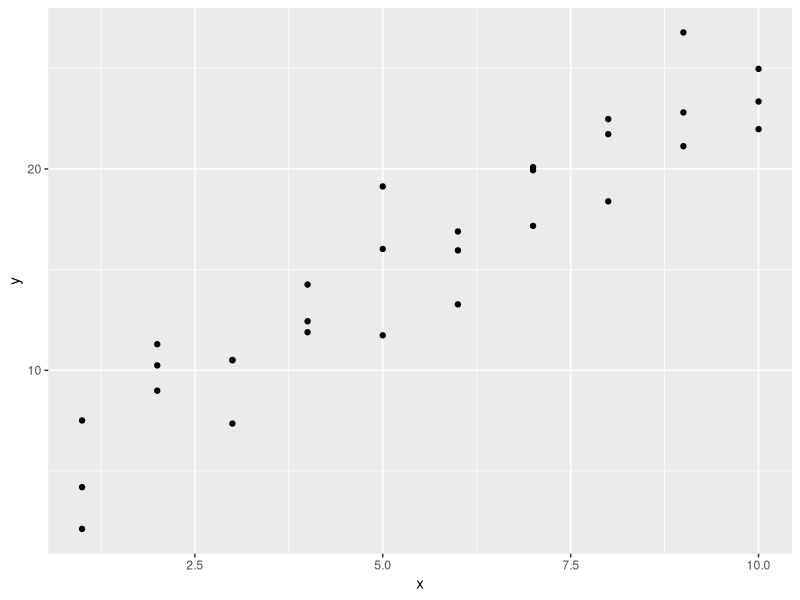
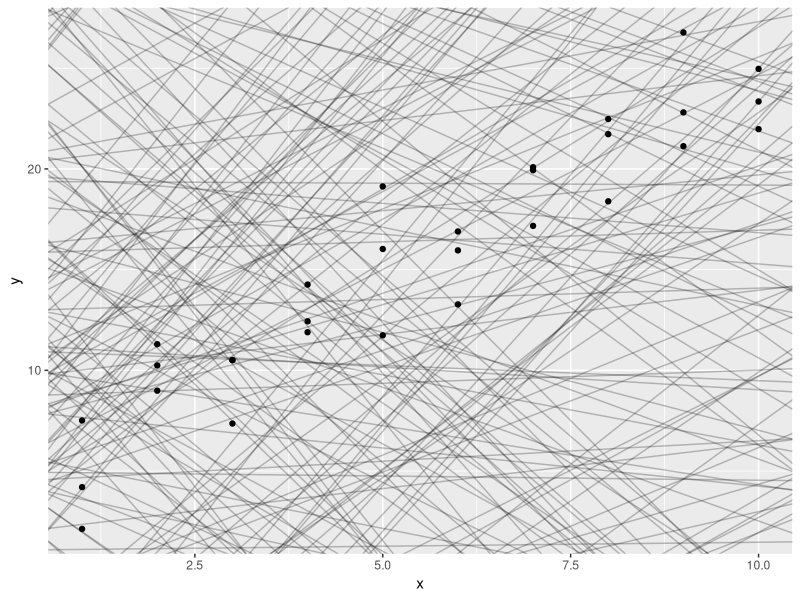
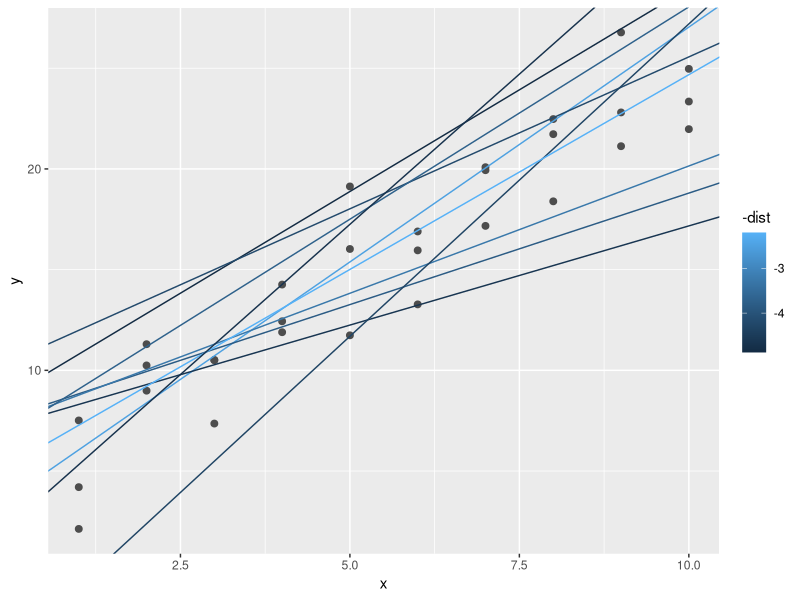
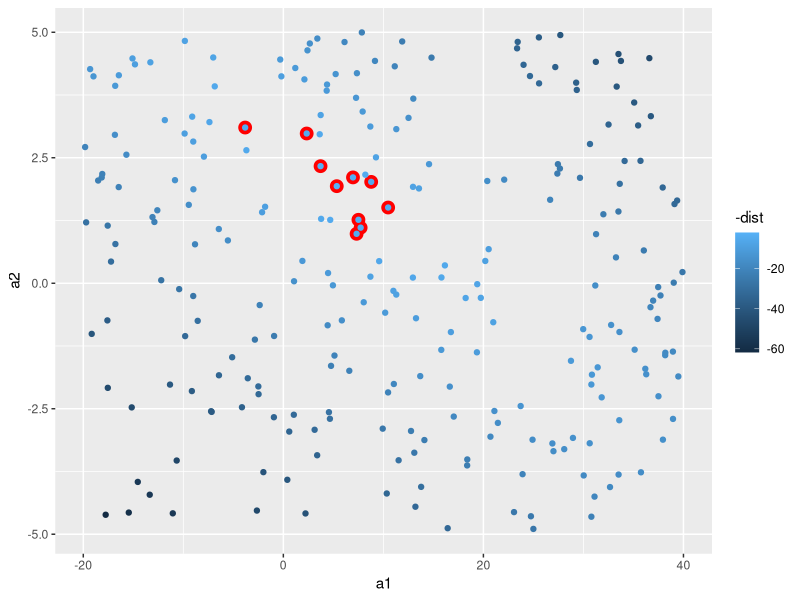
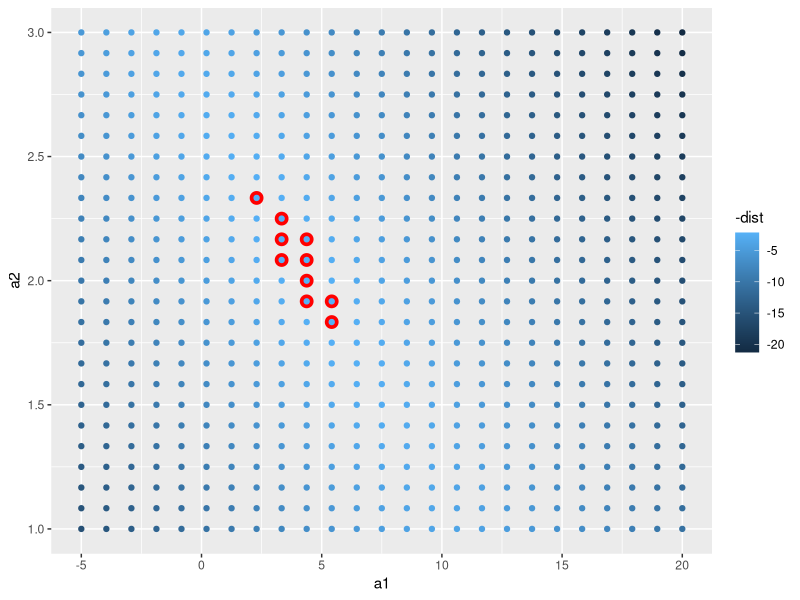
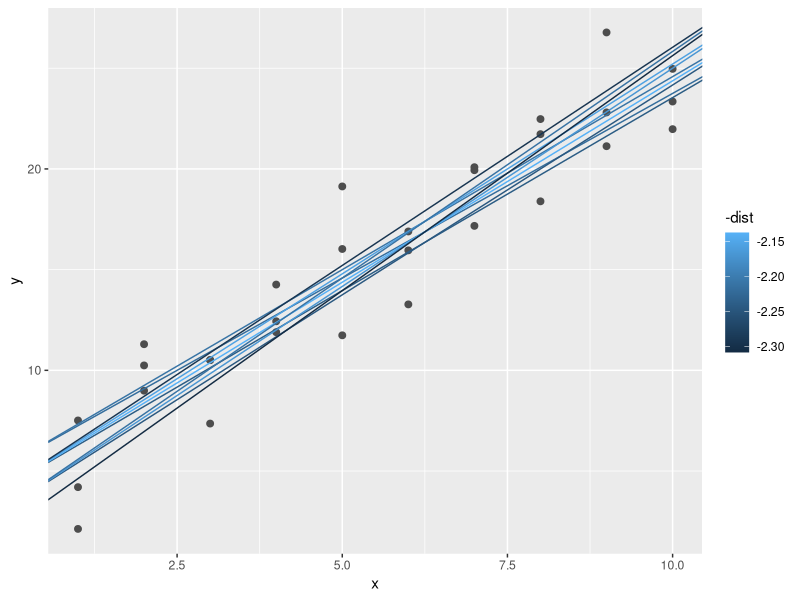
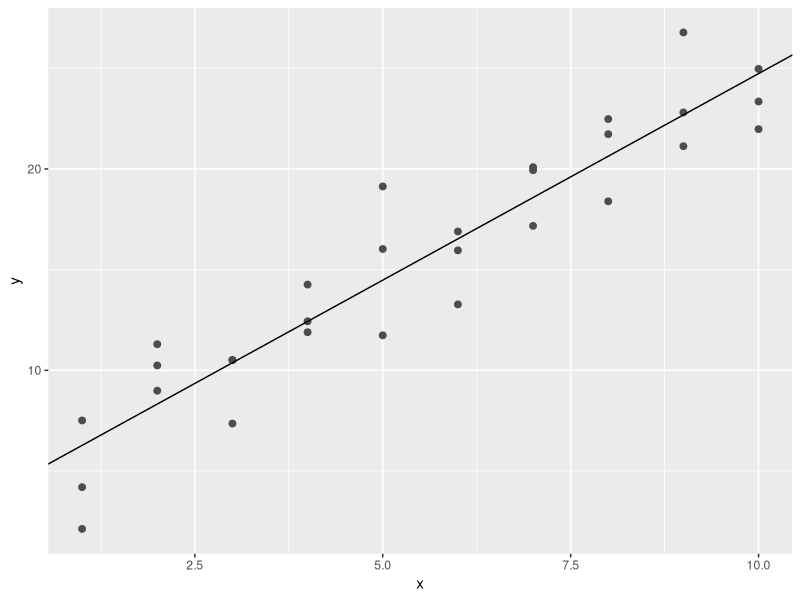
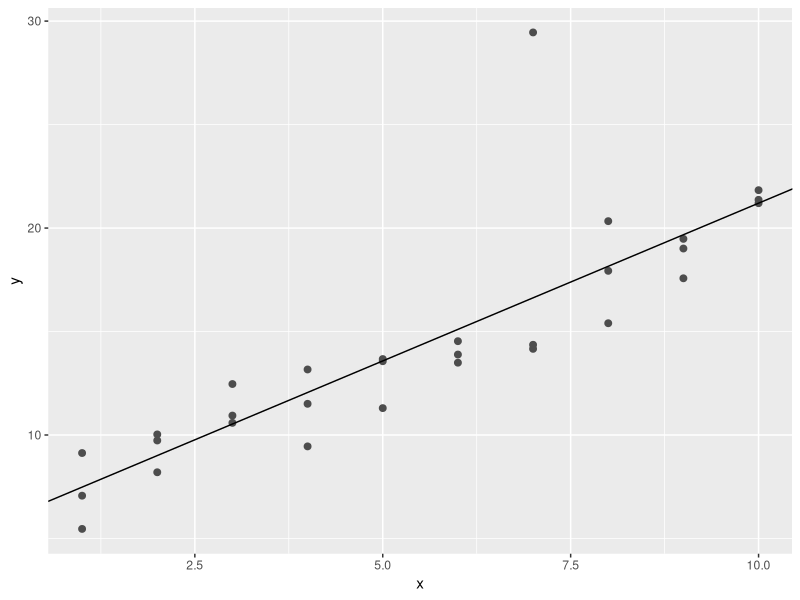

R code for these plots, in order: (Note: this script raises an error after producing the figures.)
# Model

# 22 Introduction

# Now that you are equipped with powerful programming tools we can finally return to modeling.
# You'll use your new tools of data wrangling and programming, to fit many models and understand how they work.
# The focus of this book is on exploration, not confirmation or formal inference.
# But you'll learn a few basic tools that help you understand the variation within your models.

#  /-----------------------------------------------------------------\
#  |                                                                 |
#  |                   /---------------------------\                 |
#  |                   |         --> Visalise -->  |                 |
#  |                   |        |               |  |                 |
#  | Import --> Tidy --|--> Transform           |  |--> Communicate  |
#  |                   |        |               |  |                 |
#  |                   |        <---  Model <---   |                 |
#  |                   \---------------------------/                 |
#  |                   Understand                                    |
#  \-----------------------------------------------------------------/
#  Program

# The goal of a model is to provide a simple low-dimensional summary of a dataset.
# Ideally, the model will capture true "signals" (i.e. patterns generated by the phenomenon of interest),
# and ignore "noise" (i.e. random variation that you're not interested in).
# Here we only cover "predictive" models, which, as the name suggests, generate predictions.
# There is another type of model that we're not going to discuss: "data discovery" models.
# These models don't make predictions, but instead help you discover interesting relationships within your data.
# (These two categories of models are sometimes calles supervised and unsupervised, but I don't think that terminology is particularly illuminating.)

# This book is not going to give you a deep understanding of the mathematical theory that underlies models.
# It will, however, build your intuition about how statistical models work, and give you a family of useful tools 
# that allow you to use models to better understand your data:
# 1. In model basics, you'll learn how models work mechanistically, focussing on the important family of linear models.
#    You'll learn general tools for gaining insight into what a predictive model tells you about your data, 
#    focussing on simple simulated datasets. (https://r4ds.had.co.nz/model-basics.html#model-basics)
# 2. In model building, you'll learn how to use models to pull out known patterns in real data.
#    Once you have recognised an important pattern it's useful to make it explicit in a model, 
#    because then you can more easily see the subtler signals that remain. (https://r4ds.had.co.nz/model-building.html#model-building)
# 3. In many models, you'll learn how to use many simple models to help understand complex datasets.
#    This is a powerful technique, but to access it you'll need to combine modelling and programming tools.
#    (https://r4ds.had.co.nz/many-models.html#many-models)

# These topics are notable because of what they don't include: any tools for quantitatively assessing models.
# That is deliberate: precisely quantifying a model requires a couple of big ideas that we just don't have the space to cover here.
# For now, you'll rely on qualitative assessment and your narural scepticism.
# In Learning more about models, we'll point you to other resources there you can learn more.
# (https://r4ds.had.co.nz/model-building.html#learning-more-about-models)

# 22.1 Hypothesis generation vs. hypothesis confirmation

# In this book, we are going to use models as a tool for exploration, completing the trifecta of the tools for EDA that were introduced in Part 1.
# This is not how models are usually taught, but as you will see, models are an important tool for exploration.
# Traditionally, the focus of modelling is on inference, or for confirming that an hypothesis is true.
# Doing this correctly is not complicated, but it is hard.
# There is a pair of ideas that you must understand in order to do inference correctly:
# 1. Each observation can either be used for exploration or confirmation, not both.
# 2. You can use an observation as many times as you like for exploration, but you can only use it once for confirmation.
#    AS soon as you use an observation twice, you've switched from confirmation to exploration.

# This is necessary because to confirm a hypothesis you must use data independent of the data that you used to generate the hypothesis.
# Otherwise you will be over optimistic. There is absolutely nothing wrong with exploration, 
# but you should never sell an exploratory analysis as a confirmatory analysis because it is fundamentally misleading.

# If you are serious about doing an confirmatory analysis, one approach is to split your data into three pieces befor you begin the analysis:
# 1. 60% of your data goes into a training (or exploration) set.
#    You're allowed to do anything you like with this data: visualise it and fit tons of models to it.
# 2. 20% goes into a query set. You can use this data to compare models or visualisations by hand, 
#    but you're not allowed to use it as part of an automated process.
# 3. 20% is held back for a test set. You can oly use this data ONCE, to test your final model.

# This partitioning allows you to explore the training data, occasionally generating candidate hypotheses that you check with the query set.
# When you are confident you have the right model, you can check it once with the test data.

# (Note that even when doing confirmatory modelling, you will still need to do EDA.
# If you don't do any EDA you will remain blind to the quality problems with your data.)

# ----------------------------------------------------------------------------------------------------------------------------

# 23 Model basics

# 23.1 Introduction

# The goal of a model is to provide a simple low-dimensional summary of a dataset.
# In the context of this book we're going to use models to partition data into patterns and residuals.
# Strong patterns will hide subtler trends, so we'll use models to help peel back layers of structure as we explore a dataset.

# However, before we can start using models on interesting, real, datasets, you need to understand the basics of how models work.
# For that reason, this chapter of the book is unique because it uses only simulated datasets.
# These datasets are very simple, and not at all interesting, but they will help you understand the essence of modelling 
# before you apply the same techniques to real data in the next chapter.

# There are two parts to a model:
# 1. First, you define a family of models that express a precise, but generic, pattern that you want to capture.
#    For example, the pattern might be a straight line, or a quadratic curve.
#    You will express the model family as an equation like y = a_1 * x + a_2 or y = a_1 * x ^ a_2.
#    Here, x and y are known variables from your data, and a_1 and a_2 are parameters that can vary to capture different patterns.
# 2. Next, you generate a fitted model by finding the model from the family that is the closest to your data.
#    This takes the generic model family and makes it specific, like y = 3 * x + 7 or y = 9 * x ^ 2.

# It's important to understand that a fitted model is just the closest model from a family of models.
# That implies that you have the "best" model (according to some criteria); 
# it doesn't imply that you have a good model and it certainly doesn't imply that the model is "true".
# George Box puts this well in his famous aphorism.

# '''
# All models are wrong, but some are useful. 
# '''

# It's worth reading the fuller context of the quote:

# ''' 
# Now it would be very remarkable if any system existing in the real world could be exactly represented by any simple model.
# However, cunningly chosen parsimonious models often do provide remarkably useful approximations.
# For example, the law PV = RT relating pressure P, volume V and temperature T of an "ideal" gas via a constant R is not exactly true for any real gas,
# but it frequently provides a useful approximation and furthermore its structure is informative since it springs from a physical view of the behavior of gas molecules.

# For such a model there is no need to ask the question "Is the model true?". If "truth" is to be the "whole truth" the answer must be "No".
# The only question of interest is "Is the model illuminating and useful?". 
# '''

# The goal of a model is not to uncover truth, but to discover a simple approximation that is still useful.

# 23.1.1 Prerequisites 

# In this chapter we'll use the modelr package which wraps around base R's modelling functions to make them work naturally in a pipe.
library(tidyverse)

library(modelr)
options(na.action = na.warn)

# 23.2 A simple model

# Lets take a look at the simulated dataset sim1, included with the modelr package.
# It contains two continuous variables, x and y. Let's plot them to see how they're related:
ggplot(sim1, aes(x, y)) + 
  geom_point()

# You can see a strong pattern in the data. Let's use a model to capture that pattern and make it explicit.
# It's our job to supply the basic form of the model. In this case, the relationship looks linear, i.e. y = a_0 + a_1 * x.
# Let's start by getting a feel for what models from that family look like by randomly generating a few and overlaying them on the data.
# For this simple case, we can use geom_abline() which takes a slope and intercept as parameters.
# Later on we'll learn more general techniques that work with any model.
models <- tibble(
  a1 = runif(250, -20, 40),
  a2 = runif(250, -5, 5)
)

ggplot(sim1, aes(x, y)) + 
  geom_abline(aes(intercept = a1, slope = a2), data = models, alpha = 1/4) + 
  geom_point()

# There are 250 models on this plot, but a lot are really bad! 
# We need to find the good models by making precise our intuition that a good model is "close" to the data.
# We need a way to quantify the distance between the data and a model.
# Then we can fit the model by finding the value of a_0 and a_1 that generate the model with the smallest distance from this data.

# One easy place to start is to find the vertical distance between each point and the model, as in the following diagram.
# (Note that I've shifted the x values slightly so you can see the individual distance.)

# |                / o
# |           o  /|
# |            /  |
# |      o   /|   |
# |      | /  o   o
# |  o   /o
# |  |o/    
# |  /      
# |/ o
# |
# |_________________________________

# This distance is just the difference between the y value given by the model (the prediction), 
# and the actual y value in the data (the response).

# To compute this distance, we first turn our model family into an R function.
# This takes the model parameters and the data as inputs, and gives values predicted by the model as output:
model1 <- function(a, data) {
  a[1] + data$x * a[2]
}
model1(c(7, 1.5), sim1)

# Next, we need some way to compute an overall distance between the predicted and actual values.
# In other words, the plot above shows 30 distances: how do we collapse that into a single number?

# One commmon way to do this in statistics to use the "root-mean-squared deviation".
# We compute the difference between actual and predicted, square them, average them, and the take the square root.
# This distance has lots of appealing mathematical properties, which we're not going to talk about here.
# You'll just have to take my word for it!
measure_distance <- function(mod, data) {
  diff <- data$y - model1(mod, data)
  sqrt(mean(diff ^ 2))
}
measure_distance(c(7, 1.5), sim1)

# Now we can use purrr to compute the distance for all the models defined above.
# We need a helper function because our distance function expects the model as a numeric vector of length 2.
sim1_dist <- function(a1, a2) {
  measure_distance(c(a1, a2), sim1)
}

models <- models %>% 
  mutate(dist = purrr::map2_dbl(a1, a2, sim1_dist))
models

# Next, let's overlay the 10 best models on to the data. I've coloured the models by -dist:
# this is an easy way to make sure that the best models (i.e. the ones with the smallest distance) get the brighest colours.
ggplot(sim1, aes(x, y)) + 
  geom_point(size = 2, colour = "grey30") +
  geom_abline(
    aes(intercept = a1, slope = a2, colour = -dist),
    data = filter(models, rank(dist) <= 10)
  )

# We can also think about these models as observations, and visualising with a scatterplot of a1 vs a2, again coloured by -dist.
# We can no longer directly see how the model compares to the data, but we can see many models at once.
# Again, I've highlighted the 10 best models, this time by drawing red circles underneath them.
ggplot(models, aes(a1, a2)) + 
  geom_point(data = filter(models, rank(dist) <= 10), size = 4, colour = "red") + 
  geom_point(aes(colour = -dist))

# Instead of trying lots of random models, we could be more systematic and generate an evenly spaced grid of points (this is called a grid search).
# I picked the parameters of the grid roughly by looking at where the best models were in the plot above.
grid <- expand.grid(
  a1 = seq(-5, 20, length = 25),
  a2 = seq(1, 3, length = 25)
  ) %>% 
  mutate(dist = purrr::map2_dbl(a1, a2, sim1_dist))

grid %>% 
  ggplot(aes(a1, a2)) + 
  geom_point(data = filter(grid, rank(dist) <= 10), size = 4, colour = "red") + 
  geom_point(aes(colour = -dist))

# When you overlay the best 10 models back on the original data, they all look pretty good:
ggplot(sim1, aes(x, y)) +
  geom_point(size = 2, colour = "grey30") +
  geom_abline(
    aes(intercept = a1, slope = a2, colour = -dist),
    data = filter(grid, rank(dist) <= 10)
  )

# You could imagine iteratively making the grid finer and finer until you narrowed in on the best model.
# But there's a better way to tackle that problem: a numerical minimisation tool called Newton-Raphson search.
# The intuition of Newton-Raphson is pretty simple: you pick a starting point and look around for the steepest slope.
# You then ski down that slope a little way, and then repeat again and again, until you can't go any lower.
# In R, we can do that with optim():
best <- optim(c(0,0), measure_distance, data = sim1)
best$par

ggplot(sim1, aes(x, y)) + 
  geom_point(size = 2, colour = "grey30") + 
  geom_abline(intercept = best$par[1], slope = best$par[2])

# Don't worry too much about the details of how optim() works. It's the intuition that's important here.
# If you have a function that defines the distance between a model and a dataset, 
# an algorithm that can minimise that distance by modifying the paraeters of the model, you can find the best model.
# The neat thing about this approach is that it will work for any family of models that you can write an equation for.

# There's one more approach that we can use for this model, because it's a special case of a broader family: linear models.
# A linear model has the general form y = a_1 + a_2 * x_1 + a_3 * x_2 + ... + a_n * x_(n -1).
# So this simple model is equivalent to a general linear model where n is 2 and x_1 is x.
# R has a tool specifically designed for fitting linear models called lm().
# lm() has a special way to specify the model family: formulas.
# Formulas look like y ~ x, which lm() will translate to a function like y = a_1 + a_2 * x.
# We can fit the model and look at the output:
sim1_mod <- lm(y ~ x, data = sim1)
coef(sim1_mod)

# These are exactly the same values we got with optim()! 
# Behind the scenes lm() doesn't use optim() but instead takes advantage of the mathematical structure of linear models.
# Using some connections between geometry, calculus, and linear algebra, lm() actually finds the closest model in a single step,
# using a sophisticated algorithm. This approach is both faster, and guarantees that there is a global minimum.

# 23.2.1 Exercises

# 1. One downside of the linear model is that it is sensitive to unusual values because the distance incorporates a squared term.
#    Fit a linear model to the simulated data below, and visualise the results.
#    Rerun a few times to generate different simulated datasets. What do you notice about the model?
sim1a <- tibble(
  x = rep(1:10, each = 3),
  y = x * 1.5 + 6 + rt(length(x), df = 2)
)

sim1a_mod <- lm(y ~ x, data = sim1a)

ggplot(sim1a, aes(x, y)) +
  geom_point(size = 2, colour = "grey30") + 
  geom_abline(intercept = sim1a_mod$coefficients[1], slope = sim1a_mod$coefficients[2])

# 2. One way to make linear models more robust is to use a different distance measure.
#    For example, instead of root-mean-squared distance, you could use mean-absolute distance:
measure_distance <- function(mod, data) {
  diff <- data$y - model1(mod, data)
  mean(abs(diff))
}
#    Use optim() to fit this model to the simulated data above and compare it to the linear model.
model2 <- function(a, data) {
  a[1] + data$x * a[2]
}
model2(c(7, 1.5), sim1)

measure_distance2 <- function(mod, data) {
  diff <- data$y - model2(mod, data)
  mean(abs(diff))
}
measure_distance2(c(7, 1.5), sim1)

best2 <- optim(c(0,0), measure_distance2, data = sim1)
best2$par

# 3. One challenge with performing numerical optimisation is that it's only guaranteed to find one local optimum. 
#    What's the problem with optimising a three parameter model like this?
model1 <- function(a, data) {
  a[1] + data$x * a[2] + a[3]
}

measure_distance1 <- function(mod, data) {
  diff <- data$y - model1(mod, data)
  mean(abs(diff))
}

best3 <- optim(c(0,0,0), measure_distance2, data = sim1)
best3$par

# 23.3 Visualising models

# For simple models, like the one above, you can figure out what pattern the captures by carefully studying the model family and fitted coefficients. 
# And if you ever take a statisitcs course on modelling, you're likely to spend a lot of time doing just that.
# Here, however, we're going to take a different tack.
# We're going to focus on understanding a model by looking at its predictions.
# This has a big advantage: every type of predictive model makes predictions (otherwiese what use would it be?) 
# so we can use the same set of techniques to understand any type of predictive model.

# It's also useful to see what the model doesn't capture, the so-called residuals which are left after subtracting the predicitions from the data.
# Residuals are powerful because they allow us to use models to remove striking patterns so we can study the subtler trends that remain.

# 23.3.1 Predicions

# To visualise the predictions from a model, we start by generating an evenly spaced grid of values that covers the region where our data lies.
# The easiest way to do that is to use modelr::data_grid().
# Its first argument is a data frame, and for each subsequent argument it finds the unique variables and then generates all combinations:
grid <- sim1 %>% 
  data_grid(x)
grid

# (This will get more interesting when we start to add more varuables to our model.)

# Next we add predictions. We'll use modelr::predictions() which takes a data frame and a model.
# It adds the predictions from the model to a new column in the data frame:
grid <- grid %>% 
  add_predictions(sim1_mod)
grid

# Next, we plot predictions. You might wonder about all this extra work compared to just using geom_abline().
# But the advantage of this approach is that it will work with any model in R, from the simplest to the most complex.
# You're only limited by your visualisation skills.
# For more ideas about how to visualise more complex model types, you might try http://viata.had.co.nz/papers/model-vis.html.
ggplot(sim1, aes(x)) + 
  geom_point(aes(y = y)) + 
  geom_line(aes(y = pred), data = grid, colour = "red", size = 1)

# 23.3.2 Residuals 

# The flip-side of predictions are residuals. This predictions tells you the pattern that the model has captured, and the residuals tell you what the model has missed.
# The residuals are just the distances between the observe and predicted values that we computed above.

# We add residuals to the data with add_residuals(), which works much like add_predictions().
# Note, however, that we use the original dataset, not a manufacutred grid.
# This is because to compute residuals we need actual y values.
sim1 <- sim1 %>% 
  add_residuals(sim1_mod)
sim1

# There are a few different ways to understand what the residuals tell us about the model.
# One way is to simply draw a frequency polygon to help us understand the spread of the residuals:
ggplot(sim1, aes(resid)) + 
  geom_freqpoly(binwidth = 0.5)

# This helps you calibrate the quality of the model: how far away are the predictions from the observed values?
# Note that the average of the residual will always be 0.

# You'll often want to recreate plots using the residuals instead of the original predictor. 
# You'll see a lot of that in the next chapter.
ggplot(sim1, aes(x, resid)) + 
  geom_ref_line(h = 0) +
  geom_point()

# This looks like random noise, suggesting that our model has done a good job of capturing the patterns in the dataset.

# 23.3.3 Exercises 

# 1. Instead of using lm() to fit a straight line, you can use loess() to fit a smooth curve.
#    Repeat the process of model fitting, grid generation, predictions, and visualisation on sim1 using loess() instead of lm().
#    How does the result compare to geom_smooth()? 

sim1_test <- sim1

## Building the regression model with loess() function.
sim1_mode_loess <- loess(y ~ x, sim1_test)

## Create an empty predictiion grid which the columns is the distinct of x vecor.
grid_loess <- sim1_test %>% data_grid(x)

## Add predictions
grid_loess <- grid_loess %>% 
  add_predictions(sim1_mode_loess)

## Visualing the predictions
ggplot(sim1_test, aes(x)) + 
  geom_point(aes(y = y)) + 
  geom_line(data = grid_loess, aes(y = pred), size = 1, colour = "red")

## Add the residuals
sim1_test <- sim1_test %>% add_residuals(sim1_mode_loess)

## 
ggplot(sim1_test, aes(resid)) + 
  geom_freqpoly(binwidth = .5)

ggplot(sim1_test, aes(x, resid)) + 
  geom_ref_line(h = 0) + 
  geom_point()

# 2. add_predictions() is paired with gather_predictions() and spread_predictions().
#    How do these three fucntions differ?
?add_predictions

## (1) add_predictions(): A data frame. add_prediction adds a single new column, with default name pred, to the input data. 
## (2) spread_predictions: adds one column for each model. 
## (3) gather_predictions: adds two columns .model and .pred, and repeats the input rows for each model.

# 3. What does geom_ref_line() do? What package does it come from?
#    Why is displaying a reference line in plots showing residuals useful and important?
?geom_ref_line

## (1) It come from modelr packages and add a reference line in the plot. Its equivalent to geom_hline().
## (2) geom_ref_line() can put a reference line at 0 with resuduals, that's makes the visualiing model better to look.

# 4. Why might you want to look at a frequency polygon of absolute residuals?
#    What are the pros and cons compared to looking at the raw residuals?

## Because when we look at a frequency polygon of absolute residuals, its easier to view the distribution of the resuduals. 

# 23.4 Formulas and model families

# You've seen formulas before when using facet_wrap() and facet_grid(). In R, formulas provide a general way of getting "special behaviour".
# Rather than evaluation the values of the variables right away, they capture them so they can be interpreted by the function.

# The majority of modelling funcitons in R use a standard conversion from formulas to funcitons.
# You've seen one simple conversion already: y ~ x is translated to y = a_1 + a_2 * x.
# If you want to see what R actually does, you can use model_matrix() function.
# It takes a data frame and a formula and returns a tible that defines the model equation:
# each column in the output is associated with one coefficient in the model, the function is always y = a_1 * out1 + a_2 * out_2.
# For the simplest case of y ~ x1 this shows us something interesting:
df <- tribble(
  ~y, ~x1, ~x2,
  4, 2, 5,
  5, 1, 6
)
model_matrix(df, y ~ x1)

# The way that R adds the intercept to the model us just by having a column that is full of ones.
# By default, R will always add this column. If you don't want, you need to explicitly drop it with -1:
model_matrix(df, y ~ x1 - 1)

# The model matrix grows in an unsurprising way when you add more variables to the model:
model_matrix(df, y ~ x1 + x2)

# The formula notation is sometimes called "Wilkingson-Rogers notation", 
# and was initially described in Symbolic Description of Factorial Models for Analysis of Variance, by G.N.Wilkinson and C.E.Rogers
# https://www.jstor.org/stable/2346786?seq=1#page_scan_tab_contents.
# It's worth digging up and reading the original paper if you'd like to understand the full details of the modelling algebra.

# The following sections expand on how this formula notation works for categorical variables , interactions, and transformation.

# 23.4.1 Catigorical variables

# Generating a funciton from a formula is straight forward when the predictor is continuous, 
# but things get a bit more complicated when the predictor is categorical.
# Imagine you have a formula like y ~ sex, where sex could either be male or female.
# It doesn't make sense to convert that to a formula like y = x_0 + x_1 * sex becaues sex isn't a number - you can't multibly it! 
# Instead what R does is convert it to y = x_0 + x_1 * sex_male where sex_male is one if sex is male and zero otherwise:
df <- tribble(
  ~sex, ~response,
  "male", 1,
  "female", 2,
  "male", 1
)
model_matrix(df, response ~ sex)

# You might wonder why R doesn't create a sexfemale column.
# The problem is that would create a column that is perfectly based on the other columns (i.e. sexfemale = 1 - sexmale).
# Unfortunately the exact details of why this is a problem is beyond the scope of this book, but basically it create a model family that is too flexible,
# and will hav infinitely many models that are equally close to the data.

# Fortunately, however, if you forcus on visualising predictions you don't need to worry about the exact parameterisation.
# Let's look at some data and models to make that concrete.
# Here's the sim2 dataset from modelr:
ggplot(sim2) + 
  geom_point(aes(x, y))

# We can fit a model to it, and generate predictions:
mod2 <- lm(y ~ x, data = sim2)

grid <- sim2 %>% 
  data_grid(x) %>% 
  add_predictions(mod2)
grid

# Effectively, a model with a categorical x will predict the mean value for each category.
# (Why? Because the mean minimises the root-mean-squared distance.)
# That's easy to see if we overlay the predictions on top of the original data:
ggplot(sim2, aes(x)) + 
  geom_point(aes(y = y)) + 
  geom_point(data = grid, aes(y = pred), color = "red", size = 4)

# You can't make predictions about levels that you didn't observe.
# Sometimes you'll do this by accidnet so it's good to recognise this error message:
tibble(x = "e") %>% 
  add_predictions(mod2) 
# Error in model.frame.default(Terms, newdata, na.action = na.action, xlev = object$xlevels) : factor x has new level e

# 23.4.2 Interactions (continuous and categorical) 

# What happens when you combine a continuous and a categorical vaiable?
# sim3 contains a categorical predictor and a continuous predictor. We can visualise it with a simple plot:
ggplot(sim3, aes(x1, y)) + 
  geom_point(aes(color = x2))

# There are two possible models you could fit to this data:
mod1 <- lm(y ~ x1 + x2, data = sim3)
mod2 <- lm(y ~ x1 * x2, data = sim3)

# When you add variables with +, the model will estimate each effect independent of all the others.
# It's possible to fit the so-called interaction by using *.
# For example, y ~ x1 * x2 is translated to y = a_0 + a_1 * x1 + a_2 * x2 + a12 * x1 * x2.
# Note that whenever you use *, both the interaciton and the individual components are included in the model.

# To visualise these models we need two new tricks:
# 1. We have two predictors, so we need to give data_grid() both variables. 
#    It finds all the unique values of x1 and x2 and then generates all combinations.
# 2. To generate predictions from both models simultaneously, we can use gather_predections() which adds each prediction as a row.
#    The complement of gather_predictions() is spread_predictions() which adds each prediction to a new column.
# Together this gives us:
grid <- sim3 %>% 
  data_grid(x1, x2) %>% 
  gather_predictions(mod1, mod2)
grid

# We can visualise the result for both models on one plot using facetting:
ggplot(sim3, aes(x1, y, color = x2)) + 
  geom_point() + 
  geom_line(data = grid, aes(y = pred)) + 
  facet_wrap(~ model)

# Note that the model that uses + has the same slope for each line, but different intercepts.
# The model that * has a different slope and intercept for each line.

# Which model is better for this data? We can take at the residuals.
# Here I've facetted by both model and x2 because it makes it easier to see the pattern within each group.
sim3 <- sim3 %>% 
  gather_residuals(mod1, mod2)

ggplot(sim3, aes(x1, resid, color = x2)) + 
  geom_point() + 
  facet_grid(model ~ x2)

# There is little obvious pattern in the residuals for mod2.
# The residuals for mod1 show that the modle has clearly missed some pattern in b, and less so, but still present is pattern in c, and d.
# You might wonder if there's a precise way to tell which of mod1 or mod2 is better.
# There is, but it requires a lot of  mathematical bachground, and we don't really care.
# Here, we're interested in a qualitative assessment of whether or not the model has captured the pattern that we're interested in.













# ----------------------------------------------------------------------------------------------------------------------------